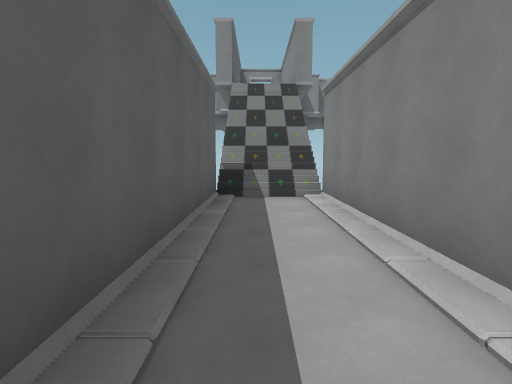
View 1 (above)

23 first-person views from a walk through a 3-D level made in the Godot game engine. The camera is 1.5 m above the floor, tilts 6° down and sees 75° across. The floor is counted in squares, 2 m on a side. Each view is taken from the middle of a square. On the plan, view 1 faces up. The plan holds only what a view shows up to about 11 squares ahead; the rest is blank. The place goes on beyond the plan.

View 2
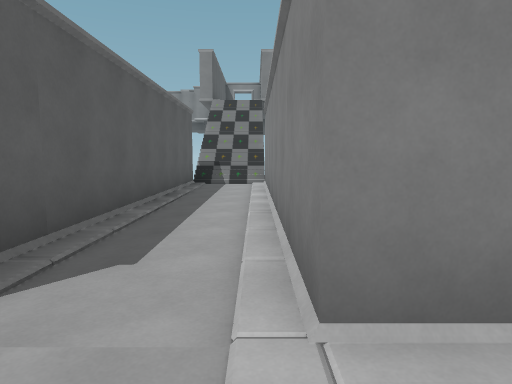

View 3
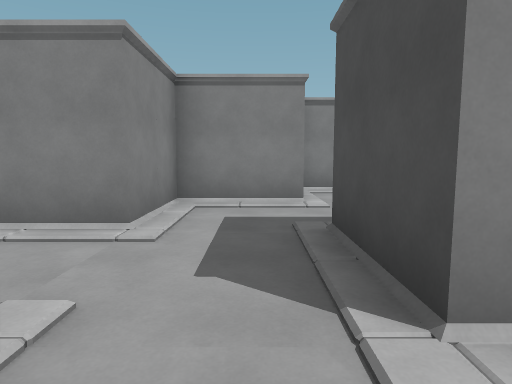

View 4
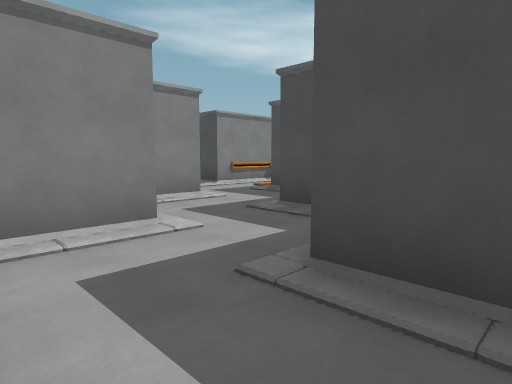

View 5
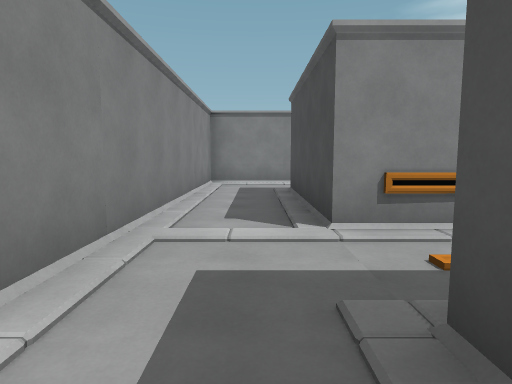

View 6
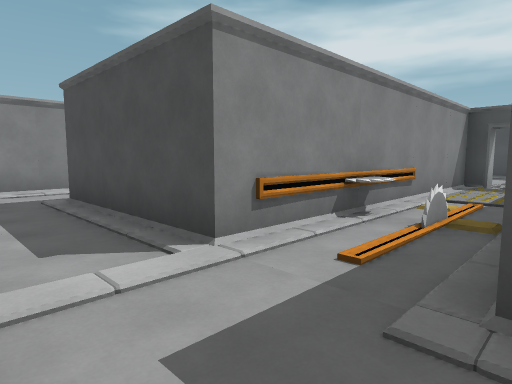

View 7
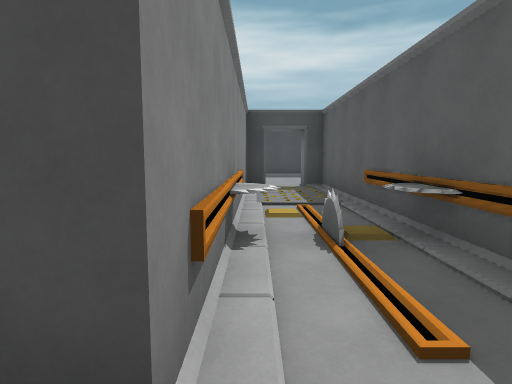

View 8
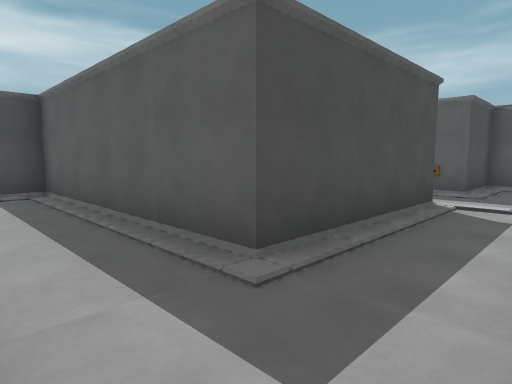

View 9
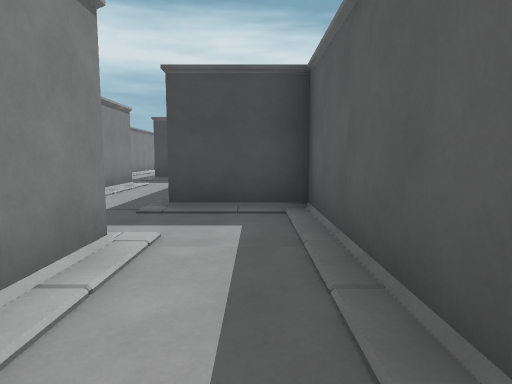

View 10
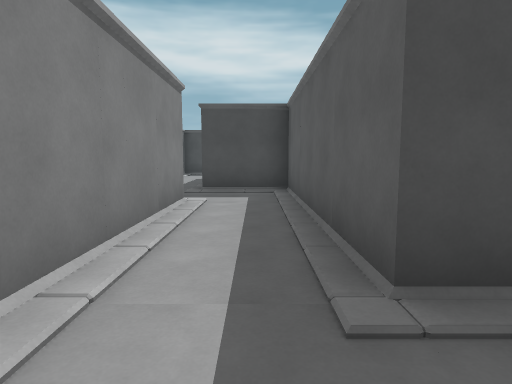

View 11
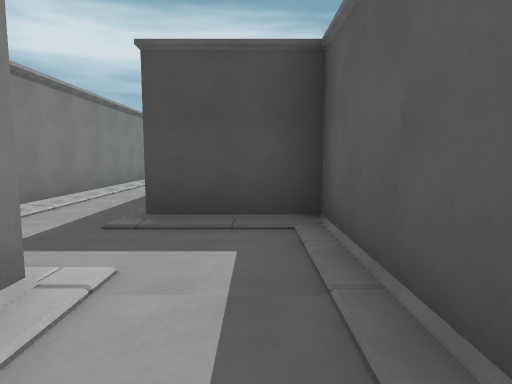

View 12
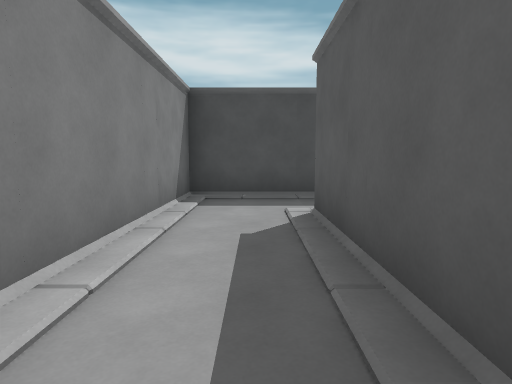

View 13
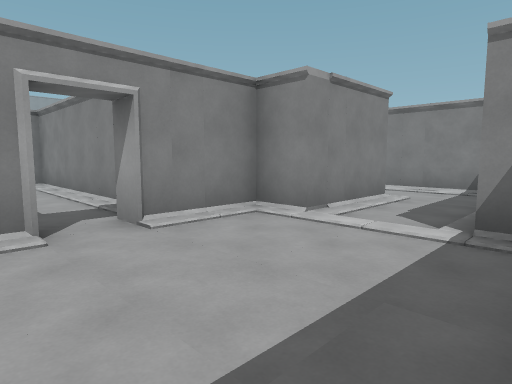

View 14
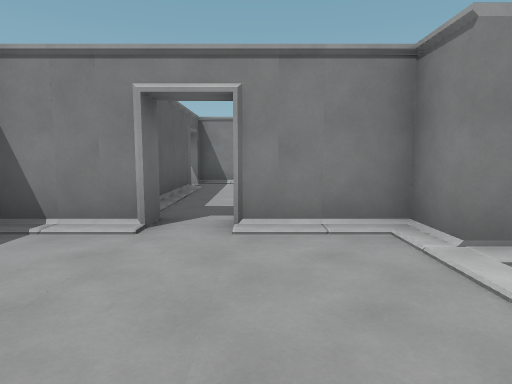

View 15
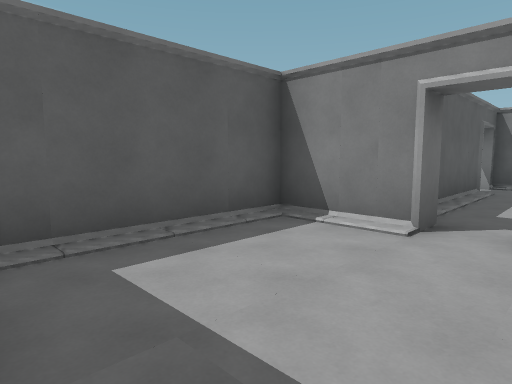

View 16
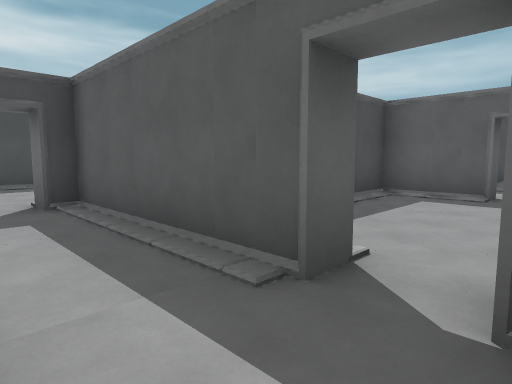

View 17
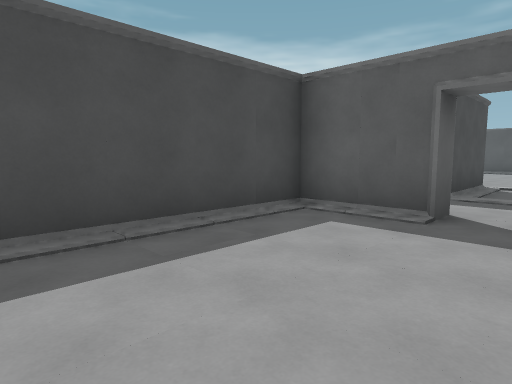

View 18
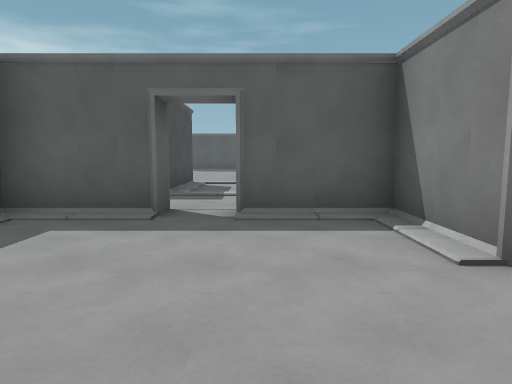

View 19
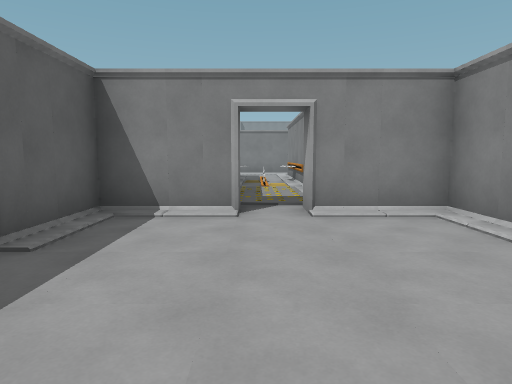

View 20
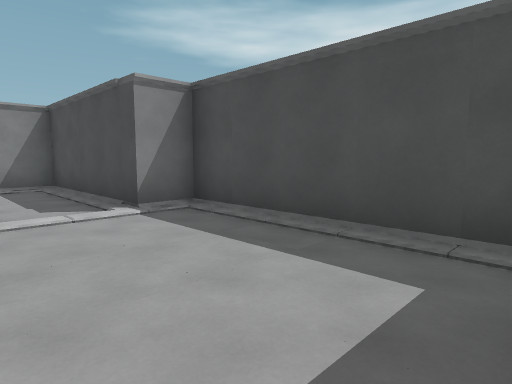

View 21
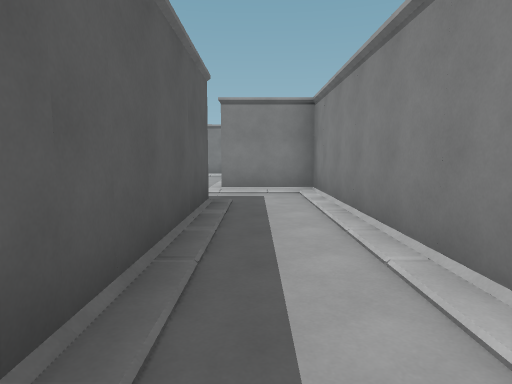

View 22
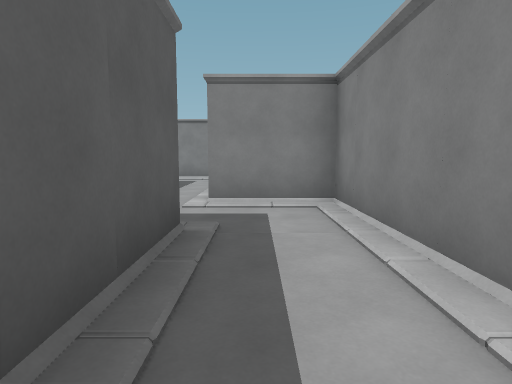

View 23
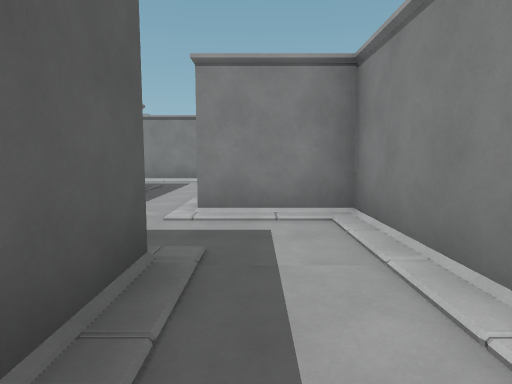

### Floor plan
Key: @ floor where view 1 was taken; # wall or solid block; x gap in a wall; . floor; / step, stairs or slope; ^ raised ledge.
Columns run from 3 left of view 1 to 18 right of it. Each row starts with its distance up from view 1.
 10    //
  9    //
  8    //
  7    //
  6   x..x
  5   #..#
  4   #..#
  3   #..#
  2   #..#
  1   #..#
  0   #@.#
 -1   #..###
 -2   .....#
 -3  ......#
 -4   .##....#
 -5      ....#########
 -6       #..........#
 -7       #..........#
 -8       ###..####..#
 -9         #..#  #..
-10         #/^#  #..
-11         #..#  #..###
-12         #..#  #....#
-13         #..#  #....#
-14         #..#  ###..#
-15         #..#    #..#
-16        ##.###   #..#
-17        #....#####..###
-18      ..#....#..##....#
-19 ...............##....#
-20 ..###. #....#..####..#
-21        #....#..#  #..#
-22        ######..#  #..#
-23             #..#  #..#
-24           ###.#####..#
-25           #.....###..#
-26           #..........#
-27           #..........#
-28           #.....######
-29           #######

Where each view was taken, in squares from view 1:
view 1: 0 up, 0 right, facing up
view 2: 3 down, 1 right, facing up
view 3: 3 down, 2 left, facing right
view 4: 2 down, 0 right, facing down-right
view 5: 7 down, 4 right, facing right
view 6: 6 down, 5 right, facing down-right
view 7: 7 down, 7 right, facing down
view 8: 6 down, 13 right, facing down-left
view 9: 9 down, 12 right, facing down
view 10: 12 down, 14 right, facing down
view 11: 16 down, 14 right, facing down
view 12: 21 down, 16 right, facing down
view 13: 28 down, 9 right, facing up-right
view 14: 28 down, 11 right, facing up
view 15: 28 down, 11 right, facing up-left
view 16: 18 down, 11 right, facing down-left
view 17: 18 down, 8 right, facing down-left
view 18: 18 down, 8 right, facing left
view 19: 21 down, 6 right, facing up
view 20: 25 down, 8 right, facing down-right
view 21: 25 down, 16 right, facing up
view 22: 23 down, 16 right, facing up
view 23: 16 down, 14 right, facing up
